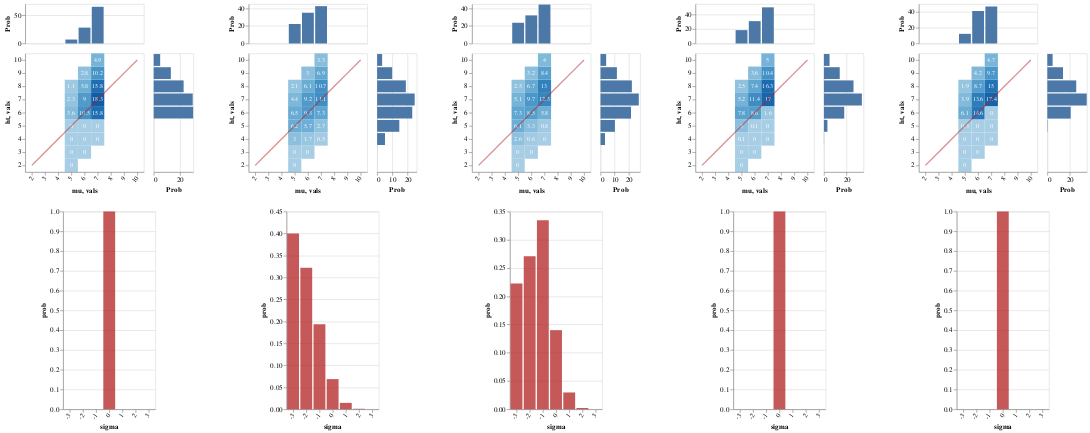

Write notebook code for a chart like this one.
### Markdown cell above
Because Bill's height is unknown, the literal (and pragmatic) posterior over worlds is spread out

The various conceivable interpretations lead ultimately to a pragmatic conclusion that John is very probably of normal height for someone in the comparison class (this was already guaranteed by the prior), though it remains possible that he is slightly above what's normal (the conclusions for others are identical)

The evaluativity effect is weak

### Code cell
writeIORef cacheRef (0, Map.empty)

mkEqGraph m = do
  heat <- enumD (first (`ht` John)                    . fst <$> m)
  bar  <- enumD (floor . (/10) . fromIntegral . lexID . snd <$> m)
  return $ toVegaLite
    [ center True
    , vConcat [fromVL (margHeatFromDist heat), fromVL (sdBarFromDist sigma bar)]
    ]

vlShow . sidewaysDists <$> traverse mkEqGraph
  [ listener infoLUMAllEq cacheRef (0, UTall, allDenEq0)
  , lp infoLUMAllEq >>= \l -> listener infoLUMAllEq cacheRef (0, UTall, l)
  , listener infoLUMAllEq cacheRef (1, UTall, allDenEq0)
  , listener infoLUMAllEq cacheRef (2, UTall, allDenEq0)
  , listener infoLUMAllEq cacheRef (3, UTall, allDenEq0)
  ]

### Figure 1 — Vega-Lite specification as saved in the notebook (floating-point values rounded to 4 significant figures)
{"$schema": "https://vega.github.io/schema/vega-lite/v3.json", "hconcat": [{"$schema": "https://vega.github.io/schema/vega-lite/v3.json", "center": true, "vconcat": [{"$schema": "https://vega.github.io/schema/vega-lite/v3.json", "bounds": "flush", "config": {"scale": {"rectBandPaddingInner": 0}}, "data": {"values": [{"ht": "2", "mu": "5", "prob": 0}, {"ht": "3", "mu": "5", "prob": 0}, {"ht": "3", "mu": "6", "prob": 0}, {"ht": "4", "mu": "5", "prob": 0}, {"ht": "4", "mu": "6", "prob": 0}, {"ht": "4", "mu": "7", "prob": 0}, {"ht": "5", "mu": "5", "prob": 0}, {"ht": "5", "mu": "6", "prob": 0}, {"ht": "5", "mu": "7", "prob": 0}, {"ht": "6", "mu": "5", "prob": 3.6}, {"ht": "6", "mu": "6", "prob": 10.5}, {"ht": "6", "mu": "7", "prob": 15.8}, {"ht": "7", "mu": "5", "prob": 2.3}, {"ht": "7", "mu": "6", "prob": 9}, {"ht": "7", "mu": "7", "prob": 18.3}, {"ht": "8", "mu": "5", "prob": 1.1}, {"ht": "8", "mu": "6", "prob": 5.8}, {"ht": "8", "mu": "7", "prob": 15.8}, {"ht": "9", "mu": "6", "prob": 2.8}, {"ht": "9", "mu": "7", "prob": 10.2}, {"ht": "10", "mu": "7", "prob": 4.9}]}, "spacing": 15, "vconcat": [{"encoding": {"x": {"axis": null, "field": "mu", "scale": {"domain": ["2", "3", "4", "5", "6", "7", "8", "9", "10"], "rangeStep": 30}, "sort": null, "type": "ordinal"}, "y": {"aggregate": "sum", "axis": {"title": "Prob"}, "field": "prob", "type": "quantitative"}}, "height": 60, "mark": "bar"}, {"bounds": "flush", "hconcat": [{"encoding": {"x": {"axis": {"labelAngle": -55}, "field": "mu", "scale": {"domain": ["2", "3", "4", "5", "6", "7", "8", "9", "10"], "rangeStep": 30}, "sort": null, "type": "ordinal"}, "y": {"axis": {"labelAngle": 0}, "field": "ht", "scale": {"domain": ["10", "9", "8", "7", "6", "5", "4", "3", "2"], "rangeStep": 30}, "sort": null, "type": "ordinal"}}, "layer": [{"encoding": {"color": {"aggregate": "sum", "field": "prob", "legend": null, "scale": {"scheme": {"extent": [0.2, 0.9], "name": "blues"}}, "type": "quantitative"}}, "mark": "rect"}, {"encoding": {"color": {"value": "white"}, "text": {"aggregate": "sum", "field": "prob", "type": "quantitative"}}, "mark": {"fontSize": 9, "type": "text"}}, {"data": {"values": [{"vals": "2"}, {"vals": "3"}, {"vals": "4"}, {"vals": "5"}, {"vals": "6"}, {"vals": "7"}, {"vals": "8"}, {"vals": "9"}, {"vals": "10"}]}, "encoding": {"x": {"field": "vals", "sort": null, "type": "ordinal"}, "y": {"field": "vals", "sort": null, "type": "ordinal"}}, "mark": {"opacity": 0.5, "stroke": "firebrick", "strokeWidth": 2, "type": "line"}}]}, {"encoding": {"x": {"aggregate": "sum", "axis": {"title": "Prob"}, "field": "prob", "type": "quantitative"}, "y": {"axis": null, "field": "ht", "scale": {"domain": ["10", "9", "8", "7", "6", "5", "4", "3", "2"], "rangeStep": 30}, "sort": null, "type": "ordinal"}}, "mark": "bar", "width": 60}], "spacing": 15}]}, {"$schema": "https://vega.github.io/schema/vega-lite/v3.json", "data": {"values": [{"prob": 1, "sigma": "0"}]}, "description": "", "encoding": {"x": {"axis": {"labelAngle": -55}, "field": "sigma", "scale": {"domain": ["-3", "-2", "-1", "0", "1", "2", "3"], "rangeStep": 30}, "sort": null, "type": "ordinal"}, "y": {"field": "prob", "type": "quantitative"}}, "mark": {"color": "firebrick", "opacity": 0.75, "type": "bar"}}]}, {"$schema": "https://vega.github.io/schema/vega-lite/v3.json", "center": true, "vconcat": [{"$schema": "https://vega.github.io/schema/vega-lite/v3.json", "bounds": "flush", "config": {"scale": {"rectBandPaddingInner": 0}}, "data": {"values": [{"ht": "2", "mu": "5", "prob": 0}, {"ht": "3", "mu": "5", "prob": 0}, {"ht": "3", "mu": "6", "prob": 0}, {"ht": "4", "mu": "5", "prob": 3}, {"ht": "4", "mu": "6", "prob": 1.7}, {"ht": "4", "mu": "7", "prob": 0.5}, {"ht": "5", "mu": "5", "prob": 6.2}, {"ht": "5", "mu": "6", "prob": 5.7}, {"ht": "5", "mu": "7", "prob": 2.7}, {"ht": "6", "mu": "5", "prob": 6.5}, {"ht": "6", "mu": "6", "prob": 9.3}, {"ht": "6", "mu": "7", "prob": 7.3}, {"ht": "7", "mu": "5", "prob": 4.4}, {"ht": "7", "mu": "6", "prob": 9.2}, {"ht": "7", "mu": "7", "prob": 11.1}, {"ht": "8", "mu": "5", "prob": 2.1}, {"ht": "8", "mu": "6", "prob": 6.1}, {"ht": "8", "mu": "7", "prob": 10.7}, {"ht": "9", "mu": "6", "prob": 3}, {"ht": "9", "mu": "7", "prob": 6.9}, {"ht": "10", "mu": "7", "prob": 3.3}]}, "spacing": 15, "vconcat": [{"encoding": {"x": {"axis": null, "field": "mu", "scale": {"domain": ["2", "3", "4", "5", "6", "7", "8", "9", "10"], "rangeStep": 30}, "sort": null, "type": "ordinal"}, "y": {"aggregate": "sum", "axis": {"title": "Prob"}, "field": "prob", "type": "quantitative"}}, "height": 60, "mark": "bar"}, {"bounds": "flush", "hconcat": [{"encoding": {"x": {"axis": {"labelAngle": -55}, "field": "mu", "scale": {"domain": ["2", "3", "4", "5", "6", "7", "8", "9", "10"], "rangeStep": 30}, "sort": null, "type": "ordinal"}, "y": {"axis": {"labelAngle": 0}, "field": "ht", "scale": {"domain": ["10", "9", "8", "7", "6", "5", "4", "3", "2"], "rangeStep": 30}, "sort": null, "type": "ordinal"}}, "layer": [{"encoding": {"color": {"aggregate": "sum", "field": "prob", "legend": null, "scale": {"scheme": {"extent": [0.2, 0.9], "name": "blues"}}, "type": "quantitative"}}, "mark": "rect"}, {"encoding": {"color": {"value": "white"}, "text": {"aggregate": "sum", "field": "prob", "type": "quantitative"}}, "mark": {"fontSize": 9, "type": "text"}}, {"data": {"values": [{"vals": "2"}, {"vals": "3"}, {"vals": "4"}, {"vals": "5"}, {"vals": "6"}, {"vals": "7"}, {"vals": "8"}, {"vals": "9"}, {"vals": "10"}]}, "encoding": {"x": {"field": "vals", "sort": null, "type": "ordinal"}, "y": {"field": "vals", "sort": null, "type": "ordinal"}}, "mark": {"opacity": 0.5, "stroke": "firebrick", "strokeWidth": 2, "type": "line"}}]}, {"encoding": {"x": {"aggregate": "sum", "axis": {"title": "Prob"}, "field": "prob", "type": "quantitative"}, "y": {"axis": null, "field": "ht", "scale": {"domain": ["10", "9", "8", "7", "6", "5", "4", "3", "2"], "rangeStep": 30}, "sort": null, "type": "ordinal"}}, "mark": "bar", "width": 60}], "spacing": 15}]}, {"$schema": "https://vega.github.io/schema/vega-lite/v3.json", "data": {"values": [{"prob": 0.4001, "sigma": "-3"}, {"prob": 0.3223, "sigma": "-2"}, {"prob": 0.1934, "sigma": "-1"}, {"prob": 0.06861, "sigma": "0"}, {"prob": 0.01448, "sigma": "1"}, {"prob": 0.001062, "sigma": "2"}, {"prob": 1.794e-05, "sigma": "3"}]}, "description": "", "encoding": {"x": {"axis": {"labelAngle": -55}, "field": "sigma", "scale": {"domain": ["-3", "-2", "-1", "0", "1", "2", "3"], "rangeStep": 30}, "sort": null, "type": "ordinal"}, "y": {"field": "prob", "type": "quantitative"}}, "mark": {"color": "firebrick", "opacity": 0.75, "type": "bar"}}]}, {"$schema": "https://vega.github.io/schema/vega-lite/v3.json", "center": true, "vconcat": [{"$schema": "https://vega.github.io/schema/vega-lite/v3.json", "bounds": "flush", "config": {"scale": {"rectBandPaddingInner": 0}}, "data": {"values": [{"ht": "2", "mu": "5", "prob": 0}, {"ht": "3", "mu": "5", "prob": 0}, {"ht": "3", "mu": "6", "prob": 0}, {"ht": "4", "mu": "5", "prob": 2.6}, {"ht": "4", "mu": "6", "prob": 0.6}, {"ht": "4", "mu": "7", "prob": 0}, {"ht": "5", "mu": "5", "prob": 6.1}, {"ht": "5", "mu": "6", "prob": 3.3}, {"ht": "5", "mu": "7", "prob": 0.8}, {"ht": "6", "mu": "5", "prob": 7.3}, {"ht": "6", "mu": "6", "prob": 8.5}, {"ht": "6", "mu": "7", "prob": 5.8}, {"ht": "7", "mu": "5", "prob": 5.1}, {"ht": "7", "mu": "6", "prob": 9.7}, {"ht": "7", "mu": "7", "prob": 12.3}, {"ht": "8", "mu": "5", "prob": 2.5}, {"ht": "8", "mu": "6", "prob": 6.7}, {"ht": "8", "mu": "7", "prob": 13}, {"ht": "9", "mu": "6", "prob": 3.2}, {"ht": "9", "mu": "7", "prob": 8.4}, {"ht": "10", "mu": "7", "prob": 4}]}, "spacing": 15, "vconcat": [{"encoding": {"x": {"axis": null, "field": "mu", "scale": {"domain": ["2", "3", "4", "5", "6", "7", "8", "9", "10"], "rangeStep": 30}, "sort": null, "type": "ordinal"}, "y": {"aggregate": "sum", "axis": {"title": "Prob"}, "field": "prob", "type": "quantitative"}}, "height": 60, "mark": "bar"}, {"bounds": "flush", "hconcat": [{"encoding": {"x": {"axis": {"labelAngle": -55}, "field": "mu", "scale": {"domain": ["2", "3", "4", "5", "6", "7", "8", "9", "10"], "rangeStep": 30}, "sort": null, "type": "ordinal"}, "y": {"axis": {"labelAngle": 0}, "field": "ht", "scale": {"domain": ["10", "9", "8", "7", "6", "5", "4", "3", "2"], "rangeStep": 30}, "sort": null, "type": "ordinal"}}, "layer": [{"encoding": {"color": {"aggregate": "sum", "field": "prob", "legend": null, "scale": {"scheme": {"extent": [0.2, 0.9], "name": "blues"}}, "type": "quantitative"}}, "mark": "rect"}, {"encoding": {"color": {"value": "white"}, "text": {"aggregate": "sum", "field": "prob", "type": "quantitative"}}, "mark": {"fontSize": 9, "type": "text"}}, {"data": {"values": [{"vals": "2"}, {"vals": "3"}, {"vals": "4"}, {"vals": "5"}, {"vals": "6"}, {"vals": "7"}, {"vals": "8"}, {"vals": "9"}, {"vals": "10"}]}, "encoding": {"x": {"field": "vals", "sort": null, "type": "ordinal"}, "y": {"field": "vals", "sort": null, "type": "ordinal"}}, "mark": {"opacity": 0.5, "stroke": "firebrick", "strokeWidth": 2, "type": "line"}}]}, {"encoding": {"x": {"aggregate": "sum", "axis": {"title": "Prob"}, "field": "prob", "type": "quantitative"}, "y": {"axis": null, "field": "ht", "scale": {"domain": ["10", "9", "8", "7", "6", "5", "4", "3", "2"], "rangeStep": 30}, "sort": null, "type": "ordinal"}}, "mark": "bar", "width": 60}], "spacing": 15}]}, {"$schema": "https://vega.github.io/schema/vega-lite/v3.json", "data": {"values": [{"prob": 0.2225, "sigma": "-3"}, {"prob": 0.2708, "sigma": "-2"}, {"prob": 0.3348, "sigma": "-1"}, {"prob": 0.14, "sigma": "0"}, {"prob": 0.0297, "sigma": "1"}, {"prob": 0.002179, "sigma": "2"}, {"prob": 3.68e-05, "sigma": "3"}]}, "description": "", "encoding": {"x": {"axis": {"labelAngle": -55}, "field": "sigma", "scale": {"domain": ["-3", "-2", "-1", "0", "1", "2", "3"], "rangeStep": 30}, "sort": null, "type": "ordinal"}, "y": {"field": "prob", "type": "quantitative"}}, "mark": {"color": "firebrick", "opacity": 0.75, "type": "bar"}}]}, {"$schema": "https://vega.github.io/schema/vega-lite/v3.json", "center": true, "vconcat": [{"$schema": "https://vega.github.io/schema/vega-lite/v3.json", "bounds": "flush", "config": {"scale": {"rectBandPaddingInner": 0}}, "data": {"values": [{"ht": "2", "mu": "5", "prob": 0}, {"ht": "3", "mu": "5", "prob": 0}, {"ht": "3", "mu": "6", "prob": 0}, {"ht": "4", "mu": "5", "prob": 0.1}, {"ht": "4", "mu": "6", "prob": 0}, {"ht": "4", "mu": "7", "prob": 0}, {"ht": "5", "mu": "5", "prob": 3}, {"ht": "5", "mu": "6", "prob": 0.1}, {"ht": "5", "mu": "7", "prob": 0}, {"ht": "6", "mu": "5", "prob": 7.8}, {"ht": "6", "mu": "6", "prob": 8.6}, {"ht": "6", "mu": "7", "prob": 1.6}, {"ht": "7", "mu": "5", "prob": 5.2}, {"ht": "7", "mu": "6", "prob": 11.4}, {"ht": "7", "mu": "7", "prob": 17}, {"ht": "8", "mu": "5", "prob": 2.5}, {"ht": "8", "mu": "6", "prob": 7.4}, {"ht": "8", "mu": "7", "prob": 16.3}, {"ht": "9", "mu": "6", "prob": 3.6}, {"ht": "9", "mu": "7", "prob": 10.4}, {"ht": "10", "mu": "7", "prob": 5}]}, "spacing": 15, "vconcat": [{"encoding": {"x": {"axis": null, "field": "mu", "scale": {"domain": ["2", "3", "4", "5", "6", "7", "8", "9", "10"], "rangeStep": 30}, "sort": null, "type": "ordinal"}, "y": {"aggregate": "sum", "axis": {"title": "Prob"}, "field": "prob", "type": "quantitative"}}, "height": 60, "mark": "bar"}, {"bounds": "flush", "hconcat": [{"encoding": {"x": {"axis": {"labelAngle": -55}, "field": "mu", "scale": {"domain": ["2", "3", "4", "5", "6", "7", "8", "9", "10"], "rangeStep": 30}, "sort": null, "type": "ordinal"}, "y": {"axis": {"labelAngle": 0}, "field": "ht", "scale": {"domain": ["10", "9", "8", "7", "6", "5", "4", "3", "2"], "rangeStep": 30}, "sort": null, "type": "ordinal"}}, "layer": [{"encoding": {"color": {"aggregate": "sum", "field": "prob", "legend": null, "scale": {"scheme": {"extent": [0.2, 0.9], "name": "blues"}}, "type": "quantitative"}}, "mark": "rect"}, {"encoding": {"color": {"value": "white"}, "text": {"aggregate": "sum", "field": "prob", "type": "quantitative"}}, "mark": {"fontSize": 9, "type": "text"}}, {"data": {"values": [{"vals": "2"}, {"vals": "3"}, {"vals": "4"}, {"vals": "5"}, {"vals": "6"}, {"vals": "7"}, {"vals": "8"}, {"vals": "9"}, {"vals": "10"}]}, "encoding": {"x": {"field": "vals", "sort": null, "type": "ordinal"}, "y": {"field": "vals", "sort": null, "type": "ordinal"}}, "mark": {"opacity": 0.5, "stroke": "firebrick", "strokeWidth": 2, "type": "line"}}]}, {"encoding": {"x": {"aggregate": "sum", "axis": {"title": "Prob"}, "field": "prob", "type": "quantitative"}, "y": {"axis": null, "field": "ht", "scale": {"domain": ["10", "9", "8", "7", "6", "5", "4", "3", "2"], "rangeStep": 30}, "sort": null, "type": "ordinal"}}, "mark": "bar", "width": 60}], "spacing": 15}]}, {"$schema": "https://vega.github.io/schema/vega-lite/v3.json", "data": {"values": [{"prob": 1, "sigma": "0"}]}, "description": "", "encoding": {"x": {"axis": {"labelAngle": -55}, "field": "sigma", "scale": {"domain": ["-3", "-2", "-1", "0", "1", "2", "3"], "rangeStep": 30}, "sort": null, "type": "ordinal"}, "y": {"field": "prob", "type": "quantitative"}}, "mark": {"color": "firebrick", "opacity": 0.75, "type": "bar"}}]}, {"$schema": "https://vega.github.io/schema/vega-lite/v3.json", "center": true, "vconcat": [{"$schema": "https://vega.github.io/schema/vega-lite/v3.json", "bounds": "flush", "config": {"scale": {"rectBandPaddingInner": 0}}, "data": {"values": [{"ht": "2", "mu": "5", "prob": 0}, {"ht": "3", "mu": "5", "prob": 0}, {"ht": "3", "mu": "6", "prob": 0}, {"ht": "4", "mu": "5", "prob": 0}, {"ht": "4", "mu": "6", "prob": 0}, {"ht": "4", "mu": "7", "prob": 0}, {"ht": "5", "mu": "5", "prob": 0.3}, {"ht": "5", "mu": "6", "prob": 0}, {"ht": "5", "mu": "7", "prob": 0}, {"ht": "6", "mu": "5", "prob": 6.1}, {"ht": "6", "mu": "6", "prob": 14.6}, {"ht": "6", "mu": "7", "prob": 0}, {"ht": "7", "mu": "5", "prob": 3.9}, {"ht": "7", "mu": "6", "prob": 13.6}, {"ht": "7", "mu": "7", "prob": 17.4}, {"ht": "8", "mu": "5", "prob": 1.9}, {"ht": "8", "mu": "6", "prob": 8.7}, {"ht": "8", "mu": "7", "prob": 15}, {"ht": "9", "mu": "6", "prob": 4.2}, {"ht": "9", "mu": "7", "prob": 9.7}, {"ht": "10", "mu": "7", "prob": 4.7}]}, "spacing": 15, "vconcat": [{"encoding": {"x": {"axis": null, "field": "mu", "scale": {"domain": ["2", "3", "4", "5", "6", "7", "8", "9", "10"], "rangeStep": 30}, "sort": null, "type": "ordinal"}, "y": {"aggregate": "sum", "axis": {"title": "Prob"}, "field": "prob", "type": "quantitative"}}, "height": 60, "mark": "bar"}, {"bounds": "flush", "hconcat": [{"encoding": {"x": {"axis": {"labelAngle": -55}, "field": "mu", "scale": {"domain": ["2", "3", "4", "5", "6", "7", "8", "9", "10"], "rangeStep": 30}, "sort": null, "type": "ordinal"}, "y": {"axis": {"labelAngle": 0}, "field": "ht", "scale": {"domain": ["10", "9", "8", "7", "6", "5", "4", "3", "2"], "rangeStep": 30}, "sort": null, "type": "ordinal"}}, "layer": [{"encoding": {"color": {"aggregate": "sum", "field": "prob", "legend": null, "scale": {"scheme": {"extent": [0.2, 0.9], "name": "blues"}}, "type": "quantitative"}}, "mark": "rect"}, {"encoding": {"color": {"value": "white"}, "text": {"aggregate": "sum", "field": "prob", "type": "quantitative"}}, "mark": {"fontSize": 9, "type": "text"}}, {"data": {"values": [{"vals": "2"}, {"vals": "3"}, {"vals": "4"}, {"vals": "5"}, {"vals": "6"}, {"vals": "7"}, {"vals": "8"}, {"vals": "9"}, {"vals": "10"}]}, "encoding": {"x": {"field": "vals", "sort": null, "type": "ordinal"}, "y": {"field": "vals", "sort": null, "type": "ordinal"}}, "mark": {"opacity": 0.5, "stroke": "firebrick", "strokeWidth": 2, "type": "line"}}]}, {"encoding": {"x": {"aggregate": "sum", "axis": {"title": "Prob"}, "field": "prob", "type": "quantitative"}, "y": {"axis": null, "field": "ht", "scale": {"domain": ["10", "9", "8", "7", "6", "5", "4", "3", "2"], "rangeStep": 30}, "sort": null, "type": "ordinal"}}, "mark": "bar", "width": 60}], "spacing": 15}]}, {"$schema": "https://vega.github.io/schema/vega-lite/v3.json", "data": {"values": [{"prob": 1, "sigma": "0"}]}, "description": "", "encoding": {"x": {"axis": {"labelAngle": -55}, "field": "sigma", "scale": {"domain": ["-3", "-2", "-1", "0", "1", "2", "3"], "rangeStep": 30}, "sort": null, "type": "ordinal"}, "y": {"field": "prob", "type": "quantitative"}}, "mark": {"color": "firebrick", "opacity": 0.75, "type": "bar"}}]}], "spacing": 50}
